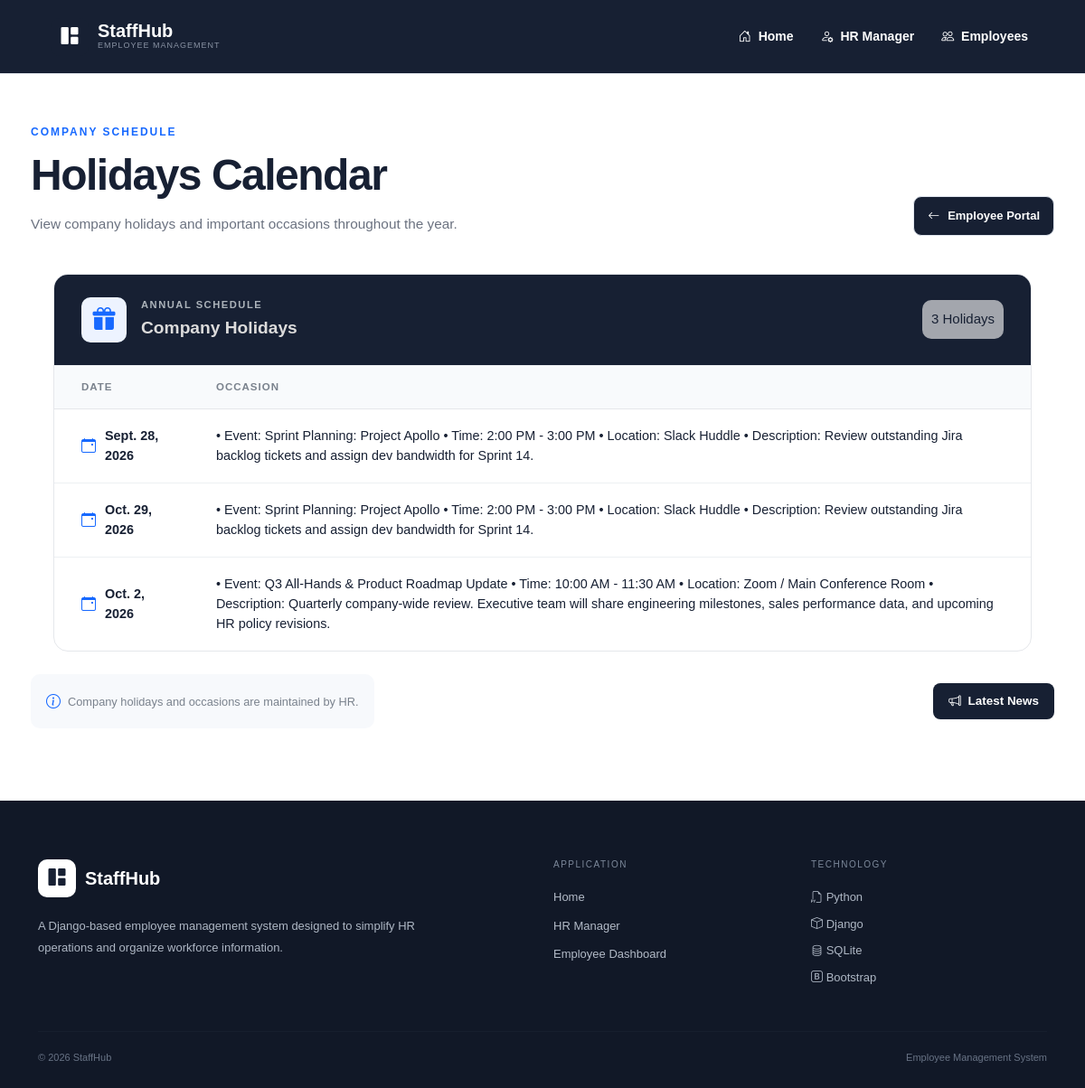
The app's page /holidays/, older data.
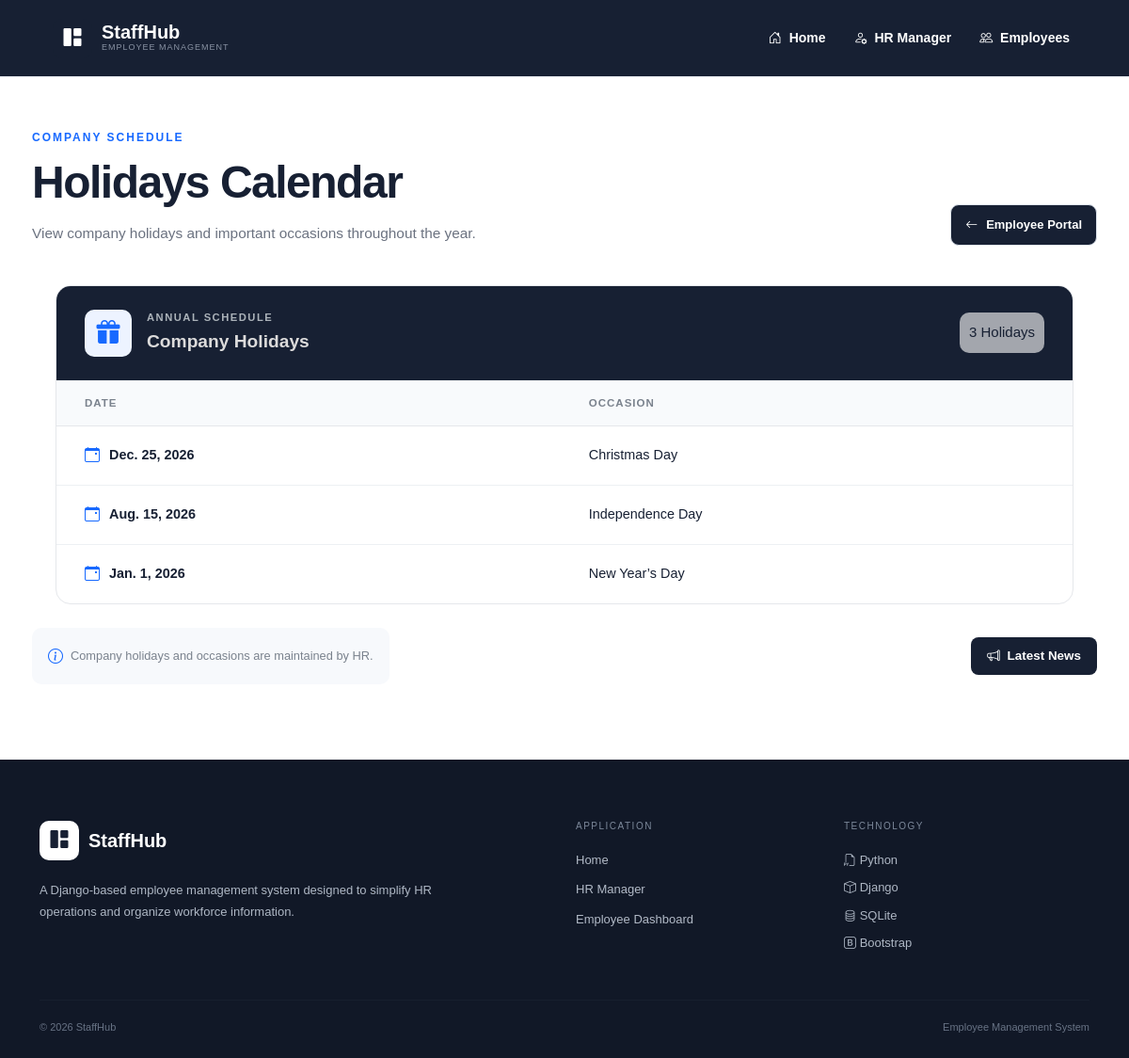
The same page, newer data.
### empmngt/models.py (models this page shows)
class Calender(models.Model):
    Date = models.DateField()
    Occasion = models.TextField(max_length=1000)

### empmngt/views.py (the view)
# urls.py: path('holidays/', views.holidays),
def holidays(request):
    data = Calender.objects.all()
    return render(request, 'empmngt/holidays.html', {'d': data})

### empmngt/middle.py (called while the page is built)
    def __call__(self, request):
        response = self.get_response(request)
        if response.status_code == 404:
            return render(request, 'empmngt/technical_issue.html', status=404)
        return response

### templates/empmngt/holidays.html (shortened to what this page needs)
{% extends "empmngt/navbar.html" %}
{% load static %}
{% block nav_block %}
<section class="holiday-page">
    <div class="holiday-header">
        <div>
            <span class="holiday-eyebrow">
                COMPANY SCHEDULE
            </span>
            <h1>Holidays Calendar</h1>
            <p>
                View company holidays and important occasions
                throughout the year.
            </p>
        </div>
        {%if user.is_staff%}
        <a href="/calender" class="back-link">
            <i class="bi bi-arrow-left"></i>
            Add Calendar
        </a>
        {%else%}
        <a href="/empdash" class="back-link">
            <i class="bi bi-arrow-left"></i>
            Employee Portal
        </a>
        {%endif%}
    </div>
    <div class="holiday-table-wrapper">
        <div class="holiday-table-header">
            <div class='d-flex gap-3'>
                <div class='article-icon'>
                    <i class='bi bi-gift-fill'></i>
                </div>
                <div>
                    <span>ANNUAL SCHEDULE</span>
                    <h2>Company Holidays</h2>
                </div>
            </div>
            <div class="holiday-count">
                {{ d|length }} Holidays
            </div>
        </div>
        <table class="holiday-table">
            <thead>
                <tr>
                    <th>Date</th>
                    <th>Occasion</th>
                </tr>
            </thead>
            <tbody>
                {% for i in d %}
                <tr>
                    <td>
                        <span class="holiday-date">
                            <i class="bi bi-calendar-event"></i>
                            {{ i.Date }}
                        </span>
                    </td>
                    <td>
                        <span class="holiday-occasion">
                            {{ i.Occasion }}
                        </span>
                    </td>
                </tr>
                {% endfor %}
            </tbody>
        </table>
    </div>
    <div class="holiday-actions">
        <div class="calendar-note">
            <i class="bi bi-info-circle"></i>
            Company holidays and occasions are maintained by HR.
        </div>
        <a href="/news" class="news-btn">
            <i class="bi bi-megaphone"></i>
            Latest News
        </a>
    </div>
</section>
{% endblock %}

### templates/empmngt/navbar.html (shortened to what this page needs)
{% load static %}
<!DOCTYPE html>
<html lang="en">
<head>
    <link rel="stylesheet"
          href="https://cdn.jsdelivr.net/npm/bootstrap-icons@1.13.1/font/bootstrap-icons.min.css">
    <link href="https://cdn.jsdelivr.net/npm/bootstrap@5.3.8/dist/css/bootstrap.min.css"
          rel="stylesheet">
    <link rel="stylesheet"
          href="{% static 'css/style.css' %}">
</head>
<body>
<nav class="navbar navbar-expand-lg staff-navbar">
    <div class="container-fluid px-lg-5">
        <a class="navbar-brand staff-brand mx-2"
           href="">
            <div class="brand-icon">
                <i class="bi bi-grid-1x2-fill"></i>
            </div>
            <div>
                <span class="brand-name">
                    StaffHub
                </span>
                <small>
                    Employee Management
                </small>
            </div>
        </a>
        <div class="collapse navbar-collapse"
             id="mainNavbar">
            <ul class="navbar-nav ms-auto align-items-lg-center">
                <li class="nav-item">
                    <a class="nav-link"
                       href="">
                        <i class="bi bi-house-door me-1"></i>
                        Home
                    </a>
                </li>
                <li class="nav-item">
                    <a class="nav-link"
                       href="/hrmanager">
                        <i class="bi bi-person-gear me-1"></i>
                        HR Manager
                    </a>
                </li>
                <li class="nav-item">
                    <a class="nav-link"
                       href="/empdash">
                        <i class="bi bi-people me-1"></i>
                        Employees
                    </a>
                </li>
            </ul>
        </div>
    </div>
</nav>
{% block nav_block %}
{% endblock %}
<footer class="staff-footer">
    <div class="container">
        <div class="row gy-4">
            <div class="col-lg-6">
                <div class="footer-brand">
                    <div class="brand-icon">
                        <i class="bi bi-grid-1x2-fill"></i>
                    </div>
                    <span>
                        StaffHub
                    </span>
                </div>
                <p class="footer-description">
                    A Django-based employee management system
                    designed to simplify HR operations and
                    organize workforce information.
                </p>
            </div>
            <div class="col-lg-3 col-md-6">
                <h6>
                    APPLICATION
                </h6>
                <a href="/home">
                    Home
                </a>
                <a href="/hrmanager">
                    HR Manager
                </a>
                <a href="/empdash">
                    Employee Dashboard
                </a>
            </div>
            <div class="col-lg-3 col-md-6">
                <h6>
                    TECHNOLOGY
                </h6>
                <p>
                    <i class="bi bi-filetype-py"></i>
                    Python
                </p>
                <p>
                    <i class="bi bi-box"></i>
                    Django
                </p>
                <p>
                    <i class="bi bi-database"></i>
                    SQLite
                </p>
                <p>
                    <i class="bi bi-bootstrap"></i>
                    Bootstrap
                </p>
            </div>
        </div>
        <hr>
        <div class="footer-bottom">
            <span>
                © 2026 StaffHub
            </span>
            <span>
                Employee Management System
            </span>
        </div>
    </div>
</footer>
</body>
</html>

Row changes from the older to the newer data that the page shows:
removed Calender: Date "Sept. 28, 2026", Occasion "• Event: Sprint Planning: Project Apollo • Time: 2:00 PM - 3:00 PM • Location: Slack Huddle • Description: Review outstanding Jira backlog tickets and assign dev bandwidth for Sprint 14."
removed Calender: Date "Oct. 29, 2026", Occasion "• Event: Sprint Planning: Project Apollo • Time: 2:00 PM - 3:00 PM • Location: Slack Huddle • Description: Review outstanding Jira backlog tickets and assign dev bandwidth for Sprint 14."
removed Calender: Date "Oct. 2, 2026", Occasion "• Event: Q3 All-Hands & Product Roadmap Update • Time: 10:00 AM - 11:30 AM • Location: Zoom / Main Conference Room • Description: Quarterly company-wide review. Executive team will share engineering milestones, sales performance data, and upcoming HR policy revisions."
added Calender: Date "Dec. 25, 2026", Occasion "Christmas Day"
added Calender: Date "Aug. 15, 2026", Occasion "Independence Day"
added Calender: Date "Jan. 1, 2026", Occasion "New Year’s Day"
